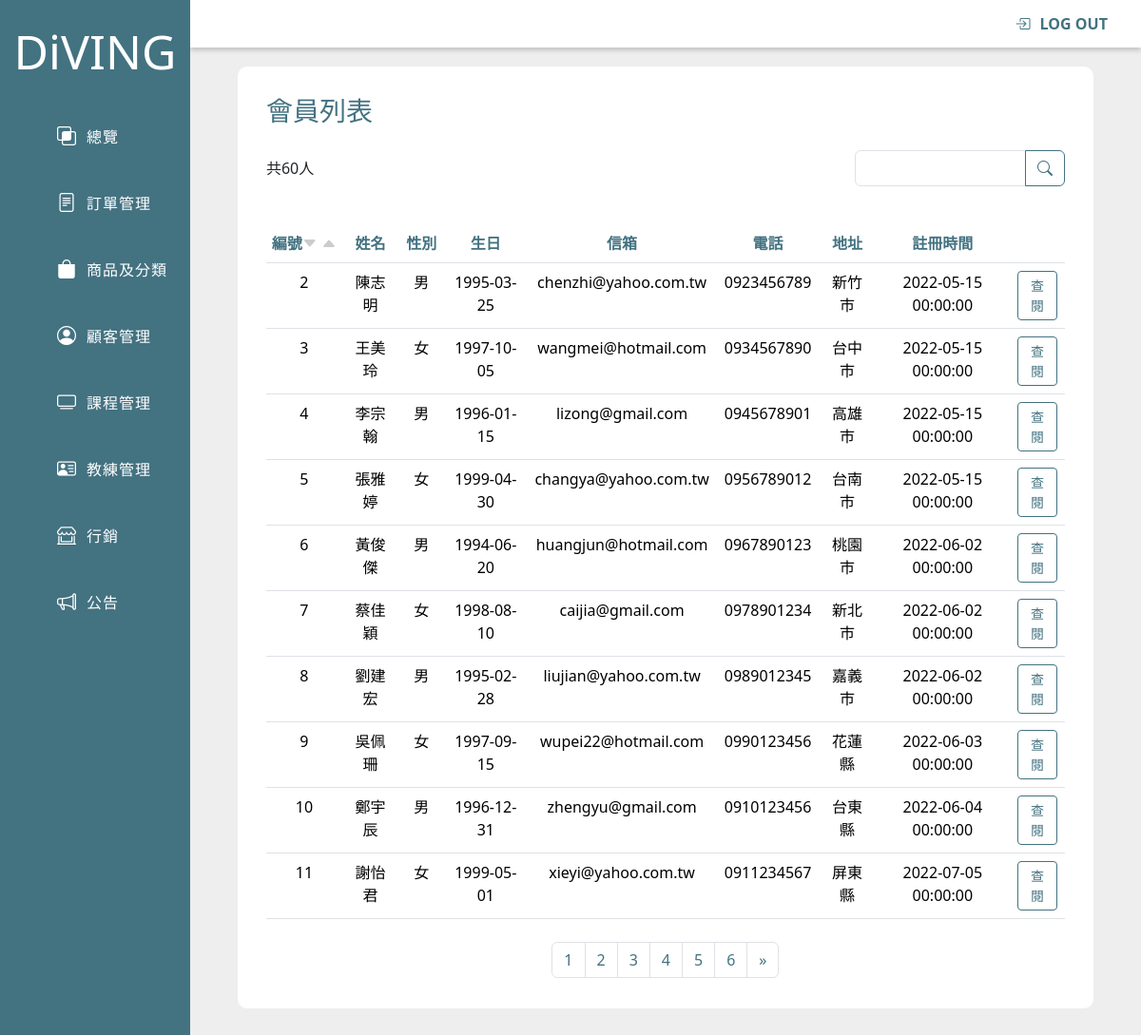
The page /member/member-list.php on the database its author committed.
### tables this page shows
CREATE TABLE `member` (
  `id` int(3) NOT NULL,
  `name` varchar(50) DEFAULT NULL,
  `gender` varchar(30) DEFAULT NULL,
  `birth` date DEFAULT NULL,
  `email` varchar(50) NOT NULL,
  `password` varchar(50) DEFAULT NULL,
  `phone` varchar(50) DEFAULT NULL,
  `city` varchar(30) DEFAULT NULL,
  `address` varchar(70) DEFAULT NULL,
  `created_at` datetime NOT NULL,
  `valid` tinyint(4) NOT NULL
);

### member/member-list.php (the view, shortened to what this page needs)
<?php
require_once("..\mysql-db-conn.php");
$sqlTotal = "SELECT * FROM member WHERE valid=1";
$resultTotal = $conn->query($sqlTotal);
$totalMember = $resultTotal->num_rows;
$page = 1;
$perPage = 10;
$pageCount = ceil($totalMember / $perPage);
if (isset($_GET["search"])) {
    $search = $_GET["search"];
    $_SESSION["search"] = $search;
    if (isset($_GET["order"])) {
        $order = $_GET["order"];
    } else {
        $order = 1;
    }
    switch ($order) {
        case 1:
            $orderSql = "ASC";
            break;
        case 2:
            $orderSql = "DESC";
            break;
        default:
            $orderSql = "ASC";
            break;
    }
    if (isset($_GET["page"])) {
        $page = $_GET["page"];
        $startItem = ($page - 1) * $perPage;
        $sql = "SELECT * FROM member WHERE (name LIKE '%$search%' OR phone LIKE '%$search%' OR email LIKE '%$search%' OR gender LIKE '%$search%' OR birth LIKE '%$search%') AND valid=1 ORDER BY id $orderSql  LIMIT $startItem, $perPage";
    } else {
        $sql = "SELECT * FROM member WHERE (name LIKE '%$search%' OR phone LIKE '%$search%' OR email LIKE '%$search%' OR gender LIKE '%$search%' OR birth LIKE '%$search%') AND valid=1  LIMIT $perPage";
    }
    $searchTotal = "SELECT * FROM member WHERE name LIKE '%$search%' OR phone LIKE '%$search%' OR email LIKE '%$search%' OR gender LIKE '%$search%' OR birth LIKE '%$search%' AND valid=1";
    $resultTotal = $conn->query($searchTotal);
    $totalMember  = $resultTotal->num_rows;
    $pageCount = ceil($totalMember  / $perPage);
} else {
    $sql = "SELECT * FROM member WHERE valid=1 ORDER BY id LIMIT 0,$perPage";
}
$result = $conn->query($sql);
$rows = $result->fetch_all(MYSQLI_ASSOC);
?>
<!doctype html>
<html lang="en">
<head>
    <link href="https://cdn.jsdelivr.net/npm/bootstrap@5.3.2/dist/css/bootstrap.min.css" rel="stylesheet">
    <link rel="stylesheet" href="https://cdn.jsdelivr.net/npm/bootstrap-icons@1.11.2/font/bootstrap-icons.min.css">
    <link rel="stylesheet" href="backe-template.css?time<?= time() ?>">
    <link rel="stylesheet" href="member-list.css">
</head>
<body>
    <main class="container-fluid p-0">
        <div class="row mx-0">
            <nav class="main-nav p-0 col-2">
                <h1 class="my-4 text-center">DiVING</h1>
                <ul class="main-ul list-unstyle p-0">
                    <li class="main-li"><a href="..\"><i class="bi bi-intersect"></i>總覽</a></li>
                    <li class="main-li"><a href="..\order\order-list.php"><i class="bi bi-file-text"></i>訂單管理</a></li>
                    <li class="main-li"><a href="..\product\product-list.php"><i class="bi bi-bag-fill"></i>商品及分類</a></li>
                    <li class="main-li"><a href="member-list.php"><i class="bi bi-person-circle"></i>顧客管理</a></li>
                    <li class="main-li"><a href="..\lesson\lessonList.php"><i class="bi bi-tv"></i>課程管理</a></li>
                    <li class="main-li"><a href="..\coach\coach-list.php"><i class="bi bi-person-vcard"></i>教練管理</a></li>
                    <li class="main-li"><a href="..\coupon-pdo-version\coupon-list.php"><i class="bi bi-shop-window"></i>行銷</a></li>
                    <li class="main-li"><a href="..\notice\notice.php"><i class="bi bi-megaphone"></i>公告</a></li>
                    </ul>
            </nav>
            <div class="px-0 col-10" style="margin-left: 16.66%;">
                <div class="main-top">
                    <a href="" class=""><i class="bi bi-box-arrow-in-right"></i>LOG OUT</a>
                </div>
                <div class="">
                    <div class="member-block pb-3 mb-5 mx-auto">
                        <h3>會員列表</h3>
                        <div class="d-flex justify-content-between align-items-center">
                            <?php $rowMembers = $perPage * ($totalMember  / $perPage) ?>
                            <div class="">
                                共<?= $rowMembers ?>人
                            </div>
                            <div class="filter-block row mt-3 ">
                                <div class="col-md-5">
                                </div>
                                <form action="" class="col-md">
                                    <div class="input-group mb-3 ">
                                        <input type="text" class="form-control" name="search">
                                        <button class="btn btn-outline-secondary" type="submit"><i class="bi bi-search"></i></button>
                                    </div>
                                </form>
                            </div>
                        </div>
                        <table class="member-table table text-center mt-4">
                            <thead>
                                <tr class="text-nowrap">
                                    <th style="width: 80px;" class="d-flex justify-content-center">
                                        <div>
                                            <p class="m-0">編號 </p>
                                        </div>
                                        <div class="order-btn">
                                            <?php if (isset($_GET["search"])) : ?>
                                                <a href="member-list.php?page=<?= $page ?>&order=1&search=<?= $search ?>"><i class="bi bi-caret-down-fill"></i></a>
                                                <a href="member-list.php?page=<?= $page ?>&order=2&search=<?= $search ?>"><i class="bi bi-caret-up-fill"></i></a>
                                            <?php else : ?>
                                                <a href="member-list.php?page=<?= $page ?>&order=1"><i class="bi bi-caret-down-fill"></i></a>
                                                <a href="member-list.php?page=<?= $page ?>&order=2"><i class="bi bi-caret-up-fill"></i></a>
                                            <?php endif ?>
                                        </div>
                                    </th>
                                    <th>姓名</th>
                                    <th>性別</th>
                                    <th>生日 </th>
                                    <th>信箱</th>
                                    <th>電話</th>
                                    <th>地址</th>
                                    <th>註冊時間</th>
                                    <th></th>
                                </tr>
                            </thead>
                            <tbody>
                                <?php foreach ($rows as $row) : ?>
                                    <tr>
                                        <td><?= $row["id"] ?></td>
                                        <td><?= $row["name"] ?></td>
                                        <td><?= $row["gender"] ?></td>
                                        <td><?= $row["birth"] ?></td>
                                        <td><?= $row["email"] ?></td>
                                        <td><?= $row["phone"] ?></td>
                                        <td><?= $row["city"] ?></td>
                                        <td><?= $row["created_at"] ?></td>
                                        <td>
                                            <a class="btn btn-sm" href="member-info.php?id=<?= $row["id"] ?>">查閱</a>
                                        </td>
                                    </tr>
                                <?php endforeach; ?>
                            </tbody>
                        </table>
                        <nav class="mt-4">
                            <ul class="pagination justify-content-center ">
                                <?php for ($i = 1; $i <= $pageCount; $i++) : ?>
                                    <?php if (isset($_SESSION["search"])) : ?>
                                        <li class="page-item"><a class="page-link" href="member-list.php?page=<?= $i ?>&search=<?= $_SESSION["search"] ?>"><?= $i ?></a></li>
                                    <?php else : ?>
                                        <li class="page-item"><a class="page-link" href="member-list.php?page=<?= $i ?>"><?= $i ?></a></li>
                                    <?php endif; ?>
                                <?php endfor; ?>
                                <?php if ($page < $pageCount) : ?>
                                    <li class="page-item">
                                        <?php if (isset($_GET["search"])) : ?>
                                            <a class="page-link" href="member-list.php?page=<?= $page + 1 ?>&search=<?= $search ?>&order=<?= $order ?>"> <span aria-hidden="true">&raquo;</span>
                                            </a>
                                        <?php else : ?>
                                            <a class="page-link" href="member-list.php?page=<?= $page + 1 ?>&order=<?= $order ?>"> <span aria-hidden="true">&raquo;</span>
                                            </a>
                                        <?php endif; ?>
                                    </li>
                                <?php endif; ?>
                            </ul>
                        </nav>
                    </div>
                </div>
            </div>
        </div>
    </main>
</body>
</html>

### member/backe-template.css (style rules this page uses)
:root { --main-color : #437281; --second-color: #eee ; }
body { background: var(--second-color); }
main { width: 100%; }
.list-unstyle { list-style: none; }
.btn { color: var(--main-color); border: 1px solid var(--main-color); }

### member/member-list.css (style rules this page uses)
:root { --main-color : #437281; --second-color: #eee; }
.filter-block { width: 50%; }

### rows shown on the page
member: id "2", name "陳志明", gender "男", birth "1995-03-25", email "chenzhi@yahoo.com.tw", phone "0923456789", city "新竹市", created_at "2022-05-15 00:00:00"
member: id "3", name "王美玲", gender "女", birth "1997-10-05", email "wangmei@hotmail.com", phone "0934567890", city "台中市", created_at "2022-05-15 00:00:00"
member: id "4", name "李宗翰", gender "男", birth "1996-01-15", email "lizong@gmail.com", phone "0945678901", city "高雄市", created_at "2022-05-15 00:00:00"
member: id "5", name "張雅婷", gender "女", birth "1999-04-30", email "changya@yahoo.com.tw", phone "0956789012", city "台南市", created_at "2022-05-15 00:00:00"
member: id "6", name "黃俊傑", gender "男", birth "1994-06-20", email "huangjun@hotmail.com", phone "0967890123", city "桃園市", created_at "2022-06-02 00:00:00"
member: id "7", name "蔡佳穎", gender "女", birth "1998-08-10", email "caijia@gmail.com", phone "0978901234", city "新北市", created_at "2022-06-02 00:00:00"
member: id "8", name "劉建宏", gender "男", birth "1995-02-28", email "liujian@yahoo.com.tw", phone "0989012345", city "嘉義市", created_at "2022-06-02 00:00:00"
member: id "9", name "吳佩珊", gender "女", birth "1997-09-15", email "wupei22@hotmail.com", phone "0990123456", city "花蓮縣", created_at "2022-06-03 00:00:00"
member: id "10", name "鄭宇辰", gender "男", birth "1996-12-31", email "zhengyu@gmail.com", phone "0910123456", city "台東縣", created_at "2022-06-04 00:00:00"
member: id "11", name "謝怡君", gender "女", birth "1999-05-01", email "xieyi@yahoo.com.tw", phone "0911234567", city "屏東縣", created_at "2022-07-05 00:00:00"

### other values the page prints
$rowMembers "60"
